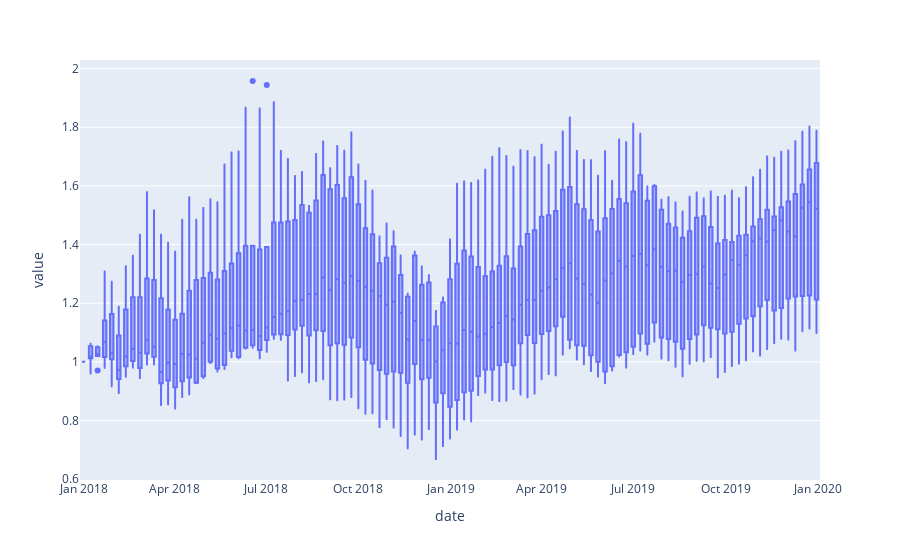

The notebook cell this image was saved under:
### Markdown cell above
### Bar Chart Facet Plot

### Code cell
# Bar chart row facet - US portfolio returns
us_portfolio = px.data.stocks()
fig = px.box(us_portfolio, x="date", y=us_portfolio.columns)
fig.show()

### Figure 1 — Plotly figure (JSON) as saved in the notebook; plotly's stock layout.template omitted (floating-point values rounded to 4 significant figures; data arrays with more than 128 entries replaced by an {"elided": "..."} marker saying what was removed)
{"data": [{"alignmentgroup": "True", "hovertemplate": "date=%{x}<br>value=%{y}<extra></extra>", "legendgroup": "", "marker": {"color": "#636efa"}, "name": "", "notched": false, "offsetgroup": "", "orientation": "v", "showlegend": false, "type": "box", "x": {"elided": "630 str values"}, "x0": " ", "xaxis": "x", "y": {"elided": "630 float values"}, "y0": " ", "yaxis": "y"}], "layout": {"autosize": true, "boxmode": "group", "legend": {"tracegroupgap": 0}, "margin": {"t": 60}, "xaxis": {"anchor": "y", "autorange": true, "domain": [0, 1], "range": ["2017-12-28 12:00", "2020-01-02 12:00"], "title": {"text": "date"}, "type": "date"}, "yaxis": {"anchor": "x", "autorange": true, "domain": [0, 1], "range": [0.5971, 2.029], "title": {"text": "value"}, "type": "linear"}}}
